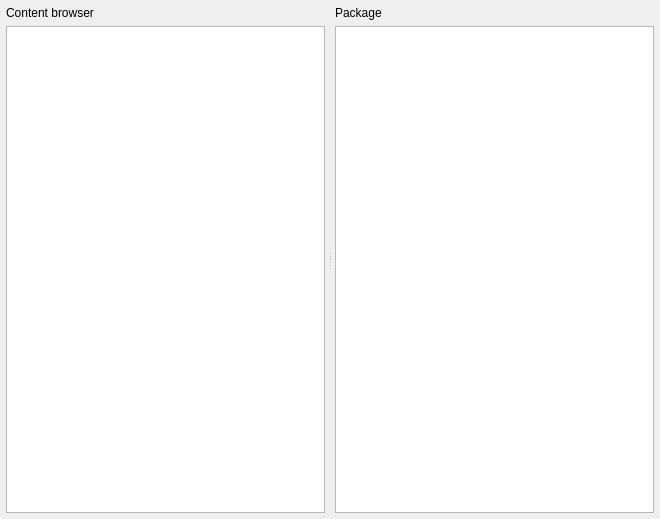
<?xml version="1.0" encoding="UTF-8"?>
<ui version="4.0">
 <class>WeContentBrowserWidget</class>
 <widget class="QWidget" name="WeContentBrowserWidget">
  <property name="geometry">
   <rect>
    <x>0</x>
    <y>0</y>
    <width>660</width>
    <height>519</height>
   </rect>
  </property>
  <property name="contextMenuPolicy">
   <enum>Qt::CustomContextMenu</enum>
  </property>
  <property name="acceptDrops">
   <bool>true</bool>
  </property>
  <property name="windowTitle">
   <string>Widget_Console</string>
  </property>
  <layout class="QHBoxLayout" name="horizontalLayout">
   <property name="leftMargin">
    <number>3</number>
   </property>
   <property name="topMargin">
    <number>3</number>
   </property>
   <property name="rightMargin">
    <number>3</number>
   </property>
   <property name="bottomMargin">
    <number>3</number>
   </property>
   <item>
    <widget class="QSplitter" name="splitter">
     <property name="orientation">
      <enum>Qt::Horizontal</enum>
     </property>
     <widget class="QWidget" name="">
      <layout class="QVBoxLayout" name="verticalLayout">
       <property name="leftMargin">
        <number>3</number>
       </property>
       <property name="topMargin">
        <number>3</number>
       </property>
       <property name="rightMargin">
        <number>3</number>
       </property>
       <property name="bottomMargin">
        <number>3</number>
       </property>
       <item>
        <widget class="QLabel" name="label_exploer">
         <property name="text">
          <string>Content browser</string>
         </property>
        </widget>
       </item>
       <item>
        <widget class="WeContentBrowser" name="treeView_contentBrowser">
         <property name="sizePolicy">
          <sizepolicy hsizetype="Expanding" vsizetype="Expanding">
           <horstretch>0</horstretch>
           <verstretch>0</verstretch>
          </sizepolicy>
         </property>
         <property name="contextMenuPolicy">
          <enum>Qt::CustomContextMenu</enum>
         </property>
         <property name="acceptDrops">
          <bool>true</bool>
         </property>
         <property name="autoScrollMargin">
          <number>30</number>
         </property>
         <property name="dragEnabled">
          <bool>true</bool>
         </property>
         <property name="dragDropMode">
          <enum>QAbstractItemView::DragDrop</enum>
         </property>
         <property name="alternatingRowColors">
          <bool>true</bool>
         </property>
         <property name="selectionMode">
          <enum>QAbstractItemView::ExtendedSelection</enum>
         </property>
         <property name="animated">
          <bool>true</bool>
         </property>
         <property name="headerHidden">
          <bool>true</bool>
         </property>
         <property name="expandsOnDoubleClick">
          <bool>true</bool>
         </property>
        </widget>
       </item>
      </layout>
     </widget>
     <widget class="QWidget" name="">
      <layout class="QVBoxLayout" name="verticalLayout_2">
       <property name="leftMargin">
        <number>3</number>
       </property>
       <property name="topMargin">
        <number>3</number>
       </property>
       <property name="rightMargin">
        <number>3</number>
       </property>
       <property name="bottomMargin">
        <number>3</number>
       </property>
       <item>
        <widget class="QLabel" name="label_package">
         <property name="text">
          <string>Package</string>
         </property>
        </widget>
       </item>
       <item>
        <widget class="WePackageBrowser" name="listView_packageBrowser"/>
       </item>
      </layout>
     </widget>
    </widget>
   </item>
  </layout>
 </widget>
 <layoutdefault spacing="6" margin="11"/>
 <customwidgets>
  <customwidget>
   <class>WeContentBrowser</class>
   <extends>QTreeView</extends>
   <header>System/ContentBrowser.h</header>
  </customwidget>
  <customwidget>
   <class>WePackageBrowser</class>
   <extends>QListView</extends>
   <header>System/PackageBrowser.h</header>
  </customwidget>
 </customwidgets>
 <resources/>
 <connections/>
</ui>
